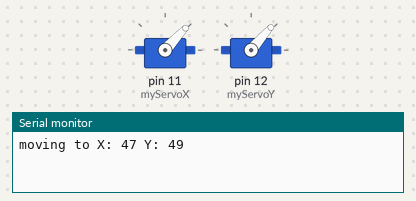
A sketch run on a simulated Arduino Nano, built with avr-gcc and run on an emulated ATmega328P. Shown: 2 × servo, the last lines printed to the serial monitor. Random numbers use the default seed unless the sketch sets one.

Above: at 0.3 s.
At 6.6 s:
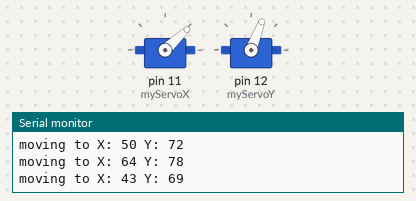
At 26.9 s:
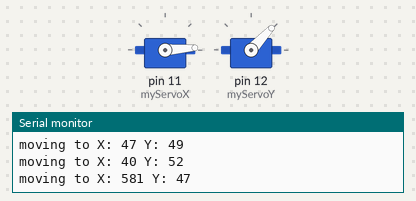
At 29.9 s:
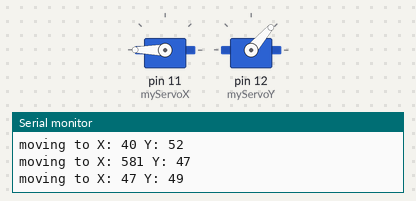
Timing chart, 0 to 40.0 s (numbered marks = the images above):
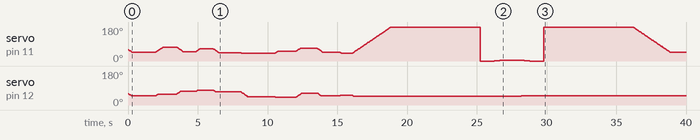

The sketch:

anthro_headmovement.ino
```cpp
/* this script tests some natural head movement

It moves two servo's across an array of postions (X and Y axes)

Without delays.
Using incremental position updates for controlled and smooth movement.

For better smoothing: https://www.youtube.com/watch?v=jsXolwJskKM

wiring & remarks
- the M5stack 360 servo are controlled differently
- Most servo's do not work at 3.3V
- When working with Arduino Nano, prefer an external power source
- Draws peaks around 0,2 A when moving. Multiple motors peak higher
- Don't forget to connect grounds

wiring:
External 5V Power Supply
+5V  ---------------------->  Servo Power (Red)
GND  ---------------------->  Servo Ground (Black/Brown)
                           |
                           +--> Arduino GND

Arduino
Digital Pin 12  ------------>  Servo Control (Yellow/Orange/White)
Digital Pin 11  ------------>  Servo Control (Yellow/Orange/White)
*/

// libraries
#include <Servo.h>

// general settings
int ServoInterval = 20;              // how fast should the robot head move?
int lowerRestIntervalLimit = 600;    // what is the minimum time between two movements?
int higherRestIntervalLimit = 2000;  // what is the maximum time between two movements?
int lowerPostion = 40;               // What is the lower limit of the X and Y postions?
int higherPostion = 80;              // What is the upper limit of the X and Y postions?
const int positions = 10;            // How many different positions do you want?

// define servo objects
Servo myServoX;
Servo myServoY;

// position arrays (will be randomized)
int arrayX[positions];
int arrayY[positions];

// variables for servo control & timing
bool moving = false;
bool resting = false;
unsigned long startRest = 0;
int restInterval;
unsigned long ServoPreviousMillis = 0;
unsigned long currentMillis;
int i = 0;

// start positions
int posX = 60;
int prevPosX = 60;
int posY = 60;
int prevPosY = 60;

void setup() {

  // init serial & define servo pins
  Serial.begin(9600);
  myServoX.attach(11);
  myServoY.attach(12);

  // set motors to start position
  myServoX.write(posX);
  myServoY.write(posY);

  // generate random positions
  for (int j = 0; j < positions; j++) {
    arrayX[j] = random(lowerPostion, higherPostion);
    arrayY[j] = random(lowerPostion, higherPostion);
  }
}

void loop() {
  currentMillis = millis();
  if (currentMillis - ServoPreviousMillis >= ServoInterval) {
    ServoPreviousMillis = currentMillis;
    UpdateHead();
  }
}

void UpdateHead() {

  // if the head is not moving or resting
  if (!moving) {

    // get a new X and Y postion (next one in the array)
    posX = arrayX[i];
    posY = arrayY[i];
    Serial.print("moving to X: ");
    Serial.print(posX);
    Serial.print(" Y: ");
    Serial.println(posY);

    // shift the index for the next cycle (& reset at the end)
    i++;
    if (i > positions) { i = 0; }

    // change status to moving
    moving = true;
  }

  // if the head is moving, but not resting
  if (moving && !resting) {

    // slowly move up if the new position is higher
    if (posX > prevPosX) {
      prevPosX++;
      myServoX.write(prevPosX);
    }
    if (posY > prevPosY) {
      prevPosY++;
      myServoY.write(prevPosY);
    }

    // slowly down up if the new position is lower
    if (posX < prevPosX) {
      prevPosX--;
      myServoX.write(prevPosX);
    }
    if (posY < prevPosY) {
      prevPosY--;
      myServoY.write(prevPosY);
    }

    // if both movements are done
    if (posY - prevPosY == 0 && posX - prevPosX == 0) {
      // enter rest state for a random time
      startRest = millis();
      resting = true;
      restInterval = random(lowerRestIntervalLimit, higherRestIntervalLimit);
    }
  }

  if (resting) {
    // rest as for a random amount of time
    if (currentMillis - startRest >= restInterval) {
      startRest = currentMillis;
      // then enter the new state
      resting = false;
      moving = false;
    }
  }
}
```
